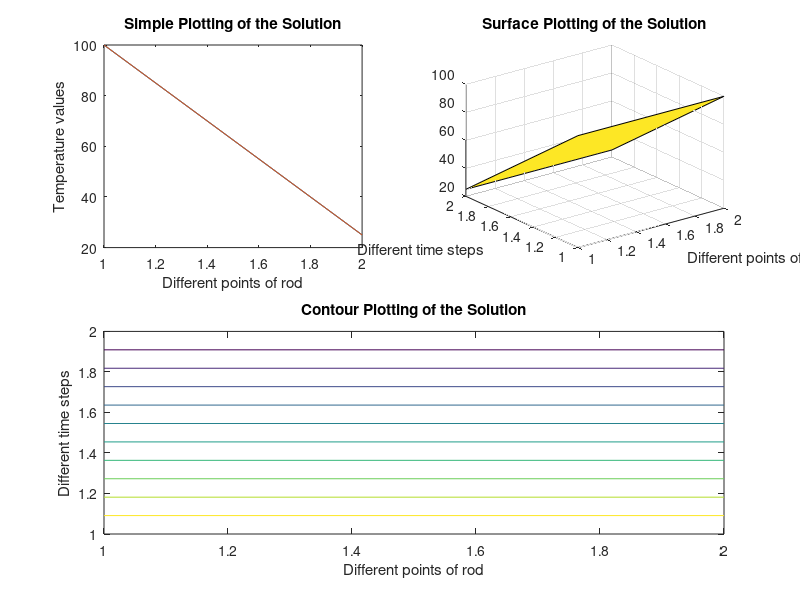

Source code (MATLAB):
close all;
clear all;
clc;

k = input('Enter the thermal density:');
rho = input('Enter the density:');
c = input('Enter thermal conductivity:');
alpha = k/(rho*c);

l = input('Enter the length of rod:');
dx = input('Enter the step size for x-axis:');
x = 0:dx:l;

tl = input('Enter the last time step:');
dt = input('Enter the step size of t-axis:');
t = 0:dt:tl;
lambda = (alpha*dt)/(dx*dx);

m = length(x);
n = length(t);

T = zeros(m,n);

T(:,1) = 20; % Initial Condition
T(1,:) = 100; % Left boundary condition
T(m,:) = 25;  % Right boundary condition

for j = 1:n-1
    for i = 2:m-1
        T(i,j+1) = T(i,j) + lambda*(T(i+1,j)- 2*T(i,j) + T(i-1,j));
    end
end
fprintf('The solution is: %f',T(i,j+1));

subplot(221)
plot(T)
xlabel('Different points of rod');
ylabel('Temperature values');
title('Simple Plotting of the Solution');

subplot(222)
surf(T)
xlabel('Different points of rod');
ylabel('Different time steps');
title('Surface Plotting of the Solution');


subplot(2,2,3:4)
contour(T)
xlabel('Different points of rod');
ylabel('Different time steps');
title('Contour Plotting of the Solution');


% OUTPUT:
% Enter the thermal density:54
% Enter the density:7800
% Enter thermal conductivity:490
% Enter the length of rod:0.05
% Enter the step size for x-axis:0.01
% Enter the last time step:9
% Enter the step size of t-axis:3
% The solution is: 22.871925>> 
